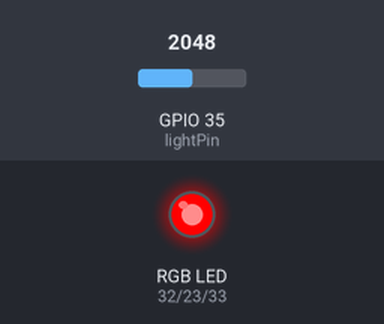
Bench run of a sketch on a simulated ESP32. On the bench: an RGB LED mixed from three pins (HIGH = lit). The test bench sets the inputs (shaded band); at power-on: GPIO 35 (lightPin) = 2048. What the sketch prints to the serial monitor is not drawn.

Above: at 0.2 s.
Timing chart, 0 to 1.7 s (numbered marks = the images above):
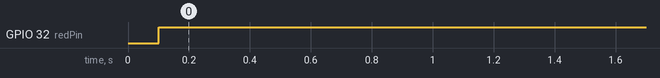

Measured:
- by itself, GPIO 32 (redPin): LOW → HIGH at 0.10 s

The sketch:

sender.ino
```cpp
#include <WiFi.h>
#include <esp_now.h>

// MAC-Adresse vom EMPFAENGER-ESP32 eintragen
uint8_t receiverMac[] = {0x68, 0xFE, 0x71, 0x87, 0xE5, 0x30};

// RGB LED
const int redPin = 32;
const int greenPin = 23;
const int bluePin = 33;

// Lichtsensor
const int lightPin = 35;

// Schwellwert
const int THRESHOLD = 2000;

typedef struct struct_message {
  unsigned long ms;
  int raw;
  bool bright;
} struct_message;

struct_message data;

void setColor(bool r, bool g, bool b) {
  digitalWrite(redPin, r);
  digitalWrite(greenPin, g);
  digitalWrite(bluePin, b);
}

void onDataSent(const wifi_tx_info_t *info, esp_now_send_status_t status) {
  Serial.print("Sendestatus: ");
  Serial.println(status == ESP_NOW_SEND_SUCCESS ? "OK" : "FEHLER");
}

void setup() {
  Serial.begin(115200);

  pinMode(redPin, OUTPUT);
  pinMode(greenPin, OUTPUT);
  pinMode(bluePin, OUTPUT);
  pinMode(lightPin, INPUT);

  WiFi.mode(WIFI_STA);

  Serial.print("Sender MAC: ");
  Serial.println(WiFi.macAddress());

  if (esp_now_init() != ESP_OK) {
    Serial.println("ESP-NOW Init Fehler");
    return;
  }

  esp_now_register_send_cb(onDataSent);

  esp_now_peer_info_t peerInfo = {};
  memcpy(peerInfo.peer_addr, receiverMac, 6);
  peerInfo.channel = 0;
  peerInfo.encrypt = false;

  if (esp_now_add_peer(&peerInfo) != ESP_OK) {
    Serial.println("Peer konnte nicht hinzugefuegt werden");
    return;
  }

  Serial.println("Sender bereit");
}

void loop() {
  long sum = 0;
  const int samples = 10;

  for (int i = 0; i < samples; i++) {
    sum += analogRead(lightPin);
    delay(10);
  }

  int lightRaw = sum / samples;
  bool isBright = lightRaw < THRESHOLD;

  data.ms = millis();
  data.raw = lightRaw;
  data.bright = isBright;

  Serial.print("RAW: ");
  Serial.print(lightRaw);
  Serial.print(" | Status: ");
  Serial.println(isBright ? "HELL" : "DUNKEL");

  if (isBright) {
    setColor(0, 1, 0);   // gruen
  } else {
    setColor(1, 0, 0);   // rot
  }

  esp_err_t result = esp_now_send(receiverMac, (uint8_t *)&data, sizeof(data));

  if (result != ESP_OK) {
    Serial.print("esp_now_send Fehler: ");
    Serial.println(result);
  }

  delay(5000); // 5 Sekunden warten
}
```
